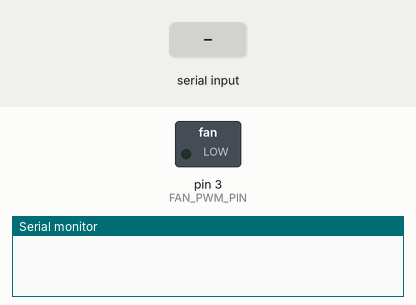
Bench run of a sketch on a simulated Arduino Pro Mini, built with avr-gcc and run on an emulated ATmega328P. Parts: switched loads named in the sketch (green lamp = pin HIGH), the last lines printed to the serial monitor. The inputs (shaded band) are chosen by the test bench.

Above: at 1.2 s.
1.3 s: "0\n" received over Serial
At 2.3 s:
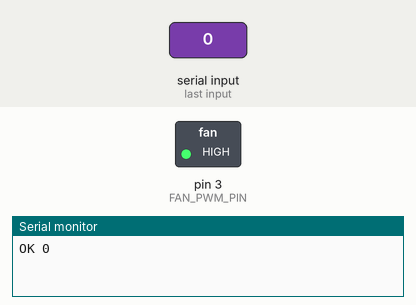
2.8 s: "5\n" received over Serial
At 13.4 s:
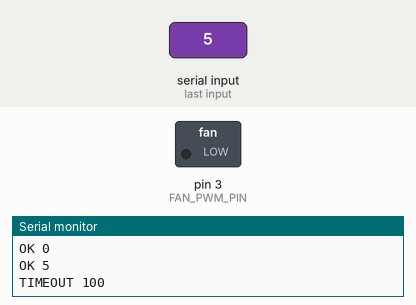
Timing chart, 0 to 14.9 s (numbered marks = the images above; inputs shaded):
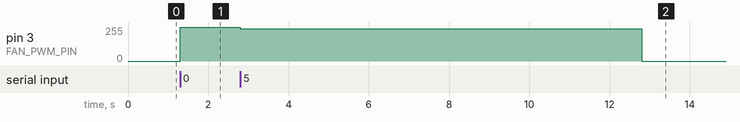

The sketch:

fan_control.ino
```cpp
// ATmega168/328P (Arduino Pro / Pro Mini 互換) 想定
// D3 = OC2B (Timer2) を使い、PCファン規格の約25kHzでPWM出力する
//
// シリアルコマンド (9600bps, 改行区切り):
//   0〜100 の整数  : ファンのデューティ比[%]を設定 (例: "50")
//   "?"           : 現在のデューティ比を返す
// 有効なコマンドを10秒間受信しなかった場合、安全のためデューティ比を100%にする
const int FAN_PWM_PIN = 3;
const unsigned long PWM_FREQ_HZ = 25000;
// 高速PWM(モード7)、分周比8: f = F_CPU / (8 * (TOP + 1))
const uint8_t PWM_TOP = F_CPU / 8 / PWM_FREQ_HZ - 1;  // 16MHz:79, 8MHz:39

const unsigned long BAUD_RATE = 9600;
const unsigned long COMMAND_TIMEOUT_MS = 10000;
const int FAILSAFE_DUTY = 100;

int currentDuty = FAILSAFE_DUTY;
unsigned long lastCommandMs = 0;

void setupFanPwm() {
  pinMode(FAN_PWM_PIN, OUTPUT);
  TCCR2A = _BV(COM2B1) | _BV(WGM21) | _BV(WGM20);  // OC2B非反転, 高速PWM
  TCCR2B = _BV(WGM22) | _BV(CS21);                 // TOP=OCR2A, 分周比8
  OCR2A = PWM_TOP;
}

// NPNトランジスタ経由でファンのPWM線をGNDに落とす回路のため、Dutyは反転して出力する
void setFanDuty(int percent) {
  percent = constrain(percent, 0, 100);
  currentDuty = percent;
  int inverted = 100 - percent;
  OCR2B = (uint16_t)PWM_TOP * inverted / 100;
}

// 1行分のコマンドを処理する。有効なコマンドならtrueを返す
bool handleCommand(const char *line) {
  if (line[0] == '?' && line[1] == '\0') {
    Serial.print(F("DUTY "));
    Serial.println(currentDuty);
    return true;
  }

  // 数字のみ(1〜3桁)を受け付ける
  int len = 0;
  int value = 0;
  for (; line[len] != '\0'; len++) {
    if (line[len] < '0' || line[len] > '9' || len >= 3) {
      Serial.println(F("ERR"));
      return false;
    }
    value = value * 10 + (line[len] - '0');
  }
  if (len == 0 || value > 100) {
    Serial.println(F("ERR"));
    return false;
  }

  setFanDuty(value);
  Serial.print(F("OK "));
  Serial.println(value);
  return true;
}

void setup() {
  setupFanPwm();
  setFanDuty(FAILSAFE_DUTY);  // 起動直後は安全のため最大
  Serial.begin(BAUD_RATE);
  lastCommandMs = millis();
}

void loop() {
  static char buf[8];
  static uint8_t pos = 0;
  static bool overflow = false;

  while (Serial.available() > 0) {
    char c = Serial.read();
    if (c == '\n' || c == '\r') {
      if (overflow) {
        Serial.println(F("ERR"));
      } else if (pos > 0) {
        buf[pos] = '\0';
        if (handleCommand(buf)) {
          lastCommandMs = millis();
        }
      }
      pos = 0;
      overflow = false;
    } else if (pos < sizeof(buf) - 1) {
      buf[pos++] = c;
    } else {
      overflow = true;
    }
  }

  // フェイルセーブ: コマンドが途絶えたら最大にする
  if (currentDuty != FAILSAFE_DUTY && millis() - lastCommandMs >= COMMAND_TIMEOUT_MS) {
    setFanDuty(FAILSAFE_DUTY);
    Serial.println(F("TIMEOUT 100"));
  }
}
```

Measured:
- after the input at 1.3 s, pin 3 (FAN_PWM_PIN): 0/255 → 255/255 at once
- after the input at 2.8 s, pin 3 (FAN_PWM_PIN): 255/255 → 242/255 at once, → 0/255 10.0 s later
